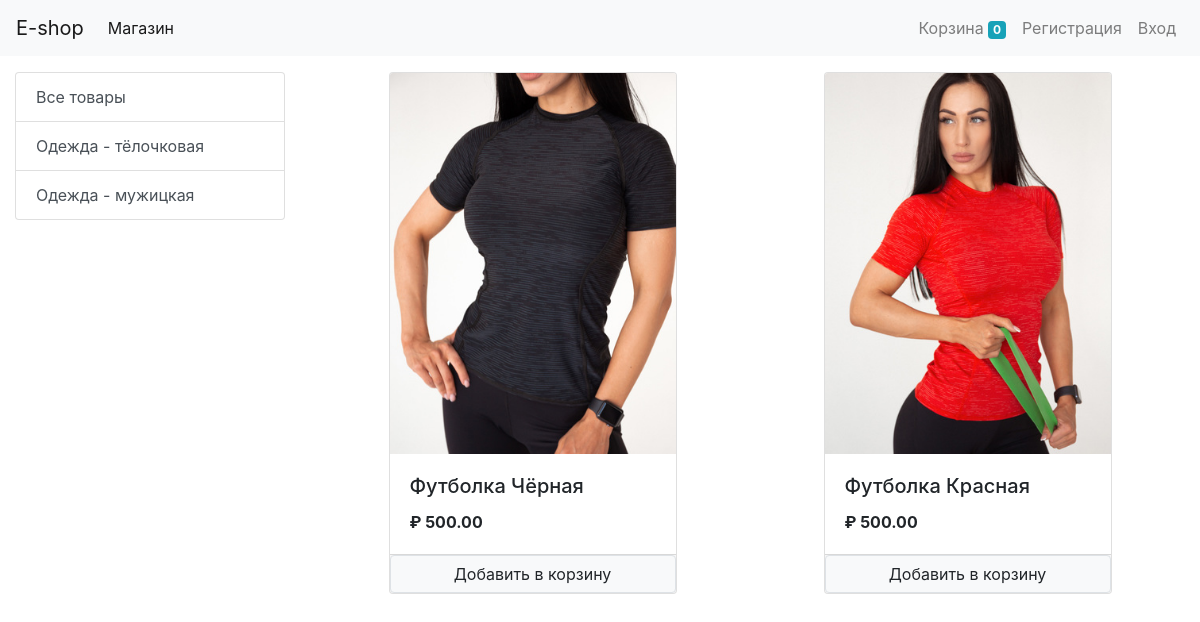
/?category=1, run on the app's committed database.
### store/models/category.py (models this page shows, shortened)
class Category(models.Model):
    name = models.CharField(max_length=50, verbose_name='Товар')
    image = models.ImageField(upload_to='uploads/category/', null=True, blank=True)
    @staticmethod
    def get_all_categories():
        return Category.objects.all()

### store/models/product.py (models this page shows, shortened)
class Product(models.Model):
    category = models.ForeignKey(Category, on_delete=models.CASCADE)
    name = models.CharField(max_length=50, verbose_name='Товар')
    price = models.DecimalField(max_digits=10, decimal_places=2, default=0)
    description = models.CharField(max_length=200, default='', null=True, blank=True)
    image = models.ImageField(upload_to='uploads/products/', null=True, blank=True)
    @staticmethod
    def get_products_by_categoryID(category_id):
        if category_id:
            return Product.objects.filter(category=category_id)
        else:
            return Product.get_all_products()

### store/views/home.py (the view, shortened to what this page needs)
# urls.py: path('', Index.as_view(), name='homepage'),
class Index(View):
    def get(self, request):
        cart = request.session.get('cart')
        if not cart:
            request.session['cart'] = {}
        products = None
        categories = Category.get_all_categories()
        categoryID = request.GET.get('category')
        if categoryID:
            products = Product.get_products_by_categoryID(categoryID)
        else:
            products = Product.get_all_products()
        data = {'categories': categories, 'products': products, }
        return render(request, 'index.html', data)

### store/templatetags/cart.py (called while the page is built)
@register.filter(name='is_in_cart')
def is_in_cart(product, cart):
    keys = cart.keys()
    for id in keys:
        if int(id) == product.id:
            return True
    return False

### store/templatetags/custom_filter.py (called while the page is built)
@register.filter(name='currency')
def currency(number):
    return "₽ " + str(number)

### store/templates/index.html (shortened to what this page needs)
{% extends 'base.html' %}
{% block content %}
{% load cart %}
{% load custom_filter %}
<div class="container-fluid mt-3">
    <div class="row">
        <div class="col-lg-3 mx-auto">
            <div class="list-group">
                <a href="/" class="list-group-item list-group-item-action">Все товары</a>
                {% for category in categories %}
                    <a href="/?category={{category.id}}" class="list-group-item list-group-item-action">
                        {{ category.name }}
                    </a>
                {% endfor %}
            </div>
        </div>
        <div id="products" class="col-lg-9 mx-auto">
            <div class="row mx-auto">
                {% for product in products %}
                <div class="card mx-auto mb-3" id="{{ product.id }}" style="width: 18rem;">
                    <img class="card-img-top" src="{{ product.image.url }}" alt="Card image cap">
                    <div class="card-body">
                        <h5 class="card-title">{{ product.name }}</h5>
                        <p class="card-text"><b>{{ product.price|currency }}</b></p>
                    </div>
                    <div class="card-footer p-0 no-gutters">
                        {% if product|is_in_cart:request.session.cart %}
                            <div class="row no-gutters">
                                <form action="/#{{ product.id }}" class="col-2" method="post">
                                    {% csrf_token %}
                                    <input type="text" hidden name="product" value="{{ product.id }}">
                                    <input type="text" hidden name="remove" value="True">
                                    <input type="submit" value=" - " class="btn btn-block btn-secondary">
                                </form>
                                <div class="text-center col">{{product|cart_quantity:request.session.cart}} в корзине</div>
                                <form action="/#{{ product.id }}" class="col-2" method="post">
                                    {% csrf_token %}
                                    <input type="text" hidden name="product" value="{{ product.id }}">
                                    <input type="submit" value=" + " class="btn btn-block btn-secondary">
                                </form>
                            </div>
                        {% else %}
                            <form action="/#{{ product.id }}" method="POST" class="btn-block">
                                <input type="submit" class="float-right btn btn-light border form-control"
                                    value="Добавить в корзину">
                            </form>
                        {% endif %}
                    </div>
                </div>
                {% endfor %}
            </div>
        </div>
    </div>
</div>
{% endblock content %}

### data on the page
Category: name "Одежда - тёлочковая"
Category: name "Одежда - мужицкая"
Product: {{ product.id }} 1 (drawn), image (picture), name "Футболка Чёрная", price "₽ 500.00"
Product: image (picture), name "Футболка Красная", price "₽ 500.00"

### other printed values
{{ request.session.cart.keys|length }} "0"
